Frame 1 (no input): blank canvas, image omitted
Frame 60 (the mouse pressed at the canvas centre just before this capture): blank canvas, image omitted
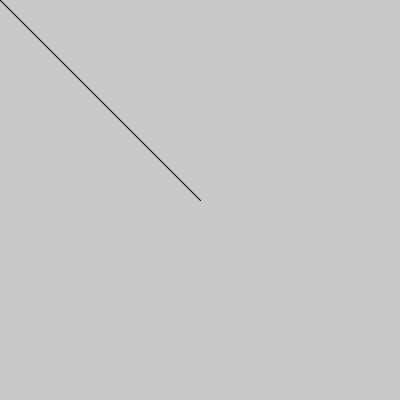
Frame 120 (the mouse held since frame 60 and released just before this capture)

The Processing sketch whose frames 1 and 60 were blank and that drew this single picture after the mouse press (run headless with seeded random() and noise(); from frame 60 on, the mouse is pressed at the canvas centre):

// Processing sketch: processing_133479
// ── processing_133479.pde

int pen = 1; 
void setup() {
  size(400,400);
  background(200);
}

//float size = 30;

void draw() {
  //noStroke();
  point(mouseX,mouseY);
  line(pmouseX,pmouseY,mouseX,mouseY);
 
  
  float activeX = pmouseX-mouseX;

}

void mouseClicked() {
  //size = size + 10;
  stroke(200);
  pen = pen * -1;
  if(pen == 1)
  {
    stroke(200);
  }
  else if (pen == -1)
  {
    stroke(0);
  }
}

void keyPressed() {
  if (key == '1') {
    strokeWeight(1); 
  }
  else if(key=='2')
  {
    strokeWeight(2);
  }
  else if(key=='3')
  {
    strokeWeight(5);
  }
  else if(key=='4')
  {
    strokeWeight(0);
  }
  
  
  //size = 10;
}
